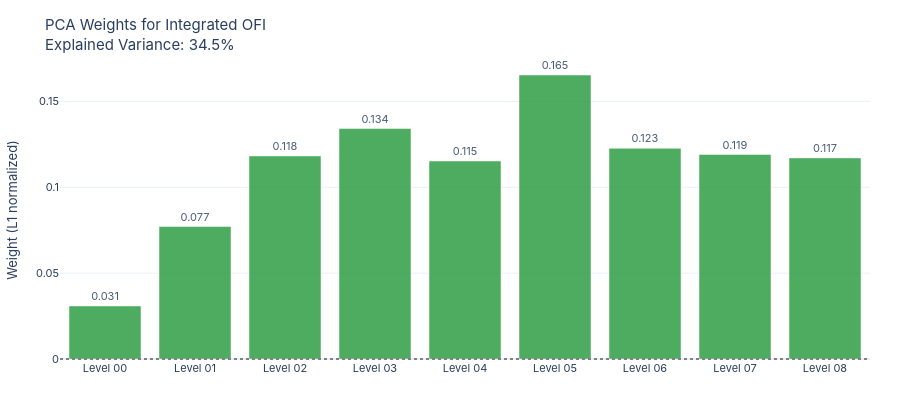

Source (notebook cell):
### Markdown cell above
## 3. PCA-Integrated OFI

### Code cell
ofi_int, weights, evr = ofi_mod.compute_integrated_ofi(ofi_levels_df, level_cols)
df['ofi_integrated'] = ofi_int.values

print(f'PCA Explained Variance Ratio: {evr*100:.1f}%')
print('This is the fraction of multi-level OFI variance captured by the first PC.')
print()
print('PCA Weights (L1 normalized):')
for col, w in zip(level_cols, weights):
    print(f'  {col}: {w:.4f}')

fig3 = viz_mod.pca_weights_chart(weights, level_cols, evr)
fig3.show()
print('\nInterpretation: Levels with larger |weight| contribute more to the integrated signal.')

### Figure 1 — Plotly figure (JSON) as saved in the notebook; plotly's stock layout.template omitted (floating-point values rounded to 4 significant figures)
{"data": [{"marker": {"color": ["#2F9E44", "#2F9E44", "#2F9E44", "#2F9E44", "#2F9E44", "#2F9E44", "#2F9E44", "#2F9E44", "#2F9E44"]}, "opacity": 0.85, "text": ["0.031", "0.077", "0.118", "0.134", "0.115", "0.165", "0.123", "0.119", "0.117"], "textposition": "outside", "type": "bar", "x": ["Level 00", "Level 01", "Level 02", "Level 03", "Level 04", "Level 05", "Level 06", "Level 07", "Level 08"], "y": [0.03088, 0.07713, 0.1182, 0.1342, 0.1153, 0.1654, 0.1227, 0.1191, 0.1171]}], "layout": {"font": {"family": "Inter, sans-serif", "size": 11}, "height": 400, "margin": {"b": 40, "l": 50, "r": 30, "t": 60}, "shapes": [{"line": {"color": "gray", "dash": "dot"}, "type": "line", "x0": 0, "x1": 1, "xref": "x domain", "y0": 0, "y1": 0, "yref": "y"}], "title": {"text": "PCA Weights for Integrated OFI<br>Explained Variance: 34.5%"}, "yaxis": {"title": {"text": "Weight (L1 normalized)"}}}}
